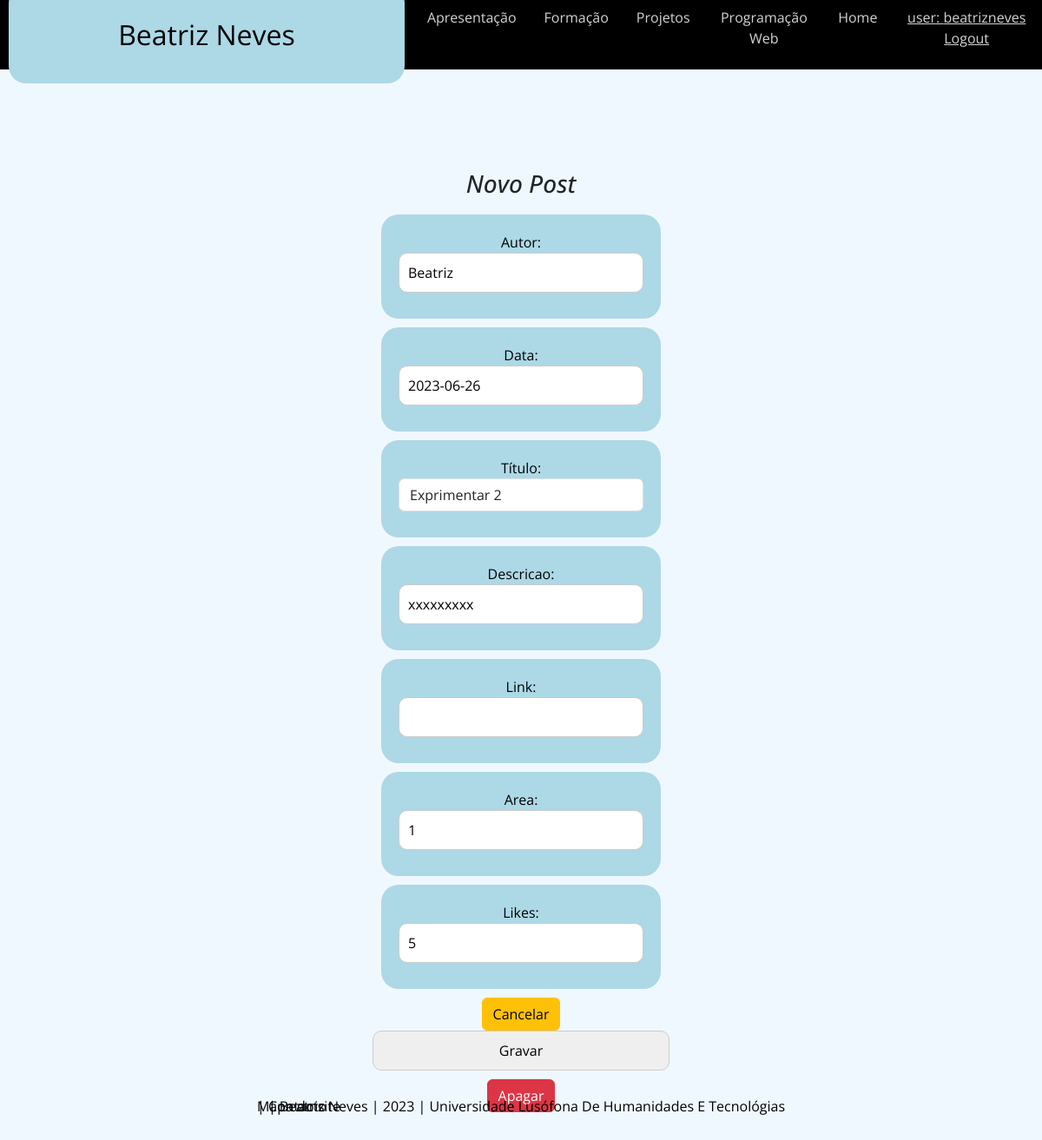
Page /edita/3/ (signed in) on the earlier database version.
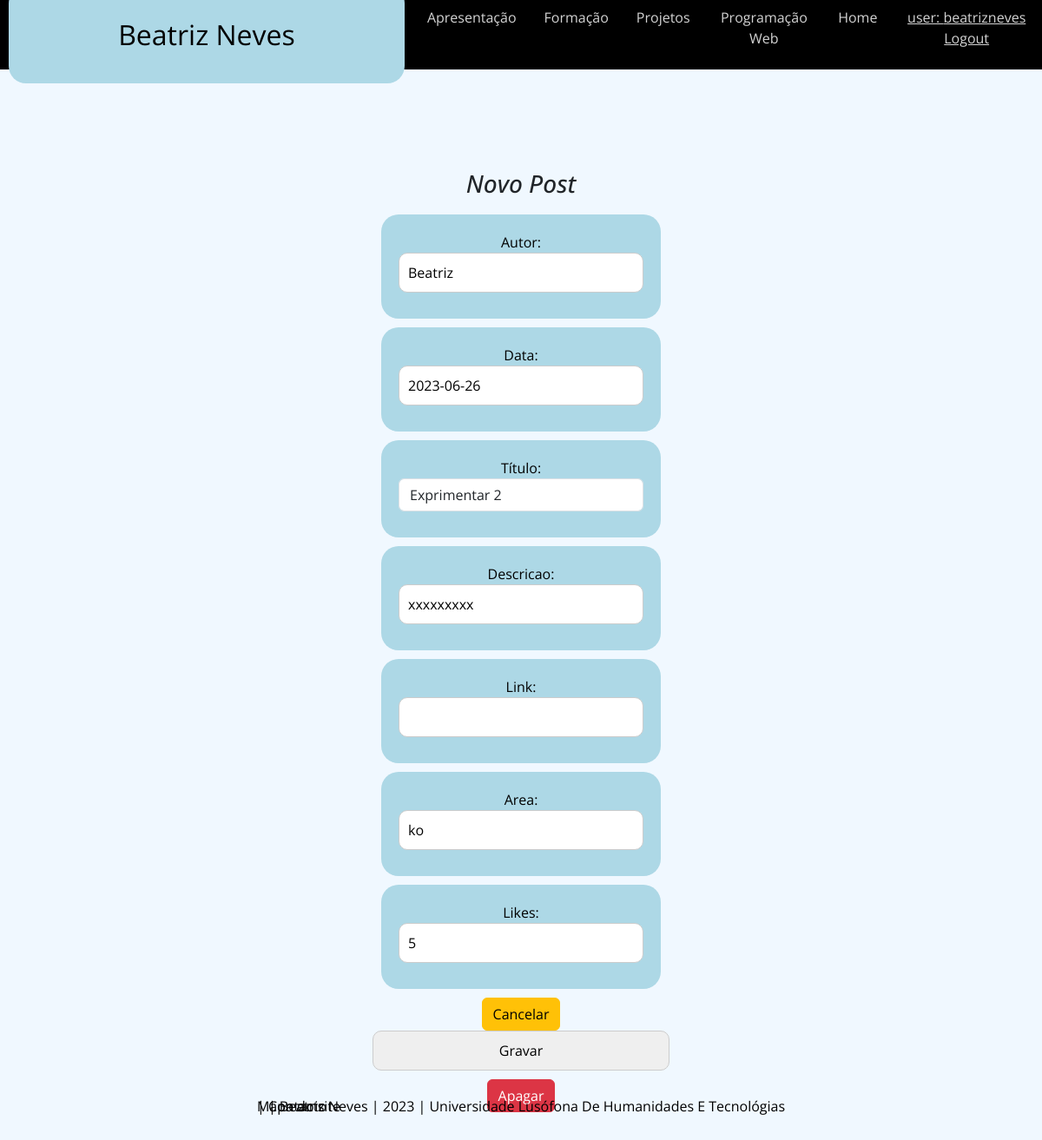
Same page on the later database version.
### portfolio/models.py (models this page shows, shortened)
class Post(models.Model):
    autor = models.CharField(max_length=100, default='Desconhecido')
    data = models.DateField(default=timezone.now())
    titulo = models.CharField(max_length=100,default='Nenhuma descrição')
    descricao = models.CharField(max_length=100, default='')
    link = models.URLField(blank=True, null=True)
    area = models.CharField(max_length=100, default='LifeStyle')
    likes = models.IntegerField(default=0)

### portfolio/views.py (the view)
# urls.py: path('edita/<int:post_id>/', views.editar_page_view, name='edita'),
@login_required
def editar_page_view(request, post_id):
    post = Post.objects.get(pk=post_id)
    form = PostForm(request.POST or None, instance=post)
    if form.is_valid():
        form.save()
        return HttpResponseRedirect(reverse('home'))
    context = {'form': form, 'post_id': post_id}
    return render(request, 'portfolio/edita.html', context)

### portfolio/forms.py
class PostForm(ModelForm):
    class Meta:
        model = Post
        fields = '__all__'
        widgets = {
            'titulo': forms.TextInput(attrs={'class': 'form-control', 'placeholder': 'descrição da tarefa...'}),
            'prioridade': forms.NumberInput(attrs={'class': 'form-control', 'max': 3, 'min': 1}),
        }
        labels = {
            'titulo': 'Título',
            'concluido': 'Concluída',
        }

### portfolio/templates/portfolio/edita.html (shortened to what this page needs)
{% extends 'portfolio/layout.html' %}
{% block main %}
   <h3>Novo Post</h3>
<form  action="{% url 'portfolio:edita' post_id  %}" method="POST">
    {{ form.as_p }}
     <a href="{% url 'portfolio:home' %}" role="button" class="btn btn-warning">Cancelar</a>
    <input type="submit" value="Gravar">
     <a href="{% url 'portfolio:apaga' post_id %}" role="button" class="btn btn-danger">Apagar</a>
</form>
{% endblock %}

Differences in the rows shown:
changed Post "Beatriz": area "1" → "ko"
